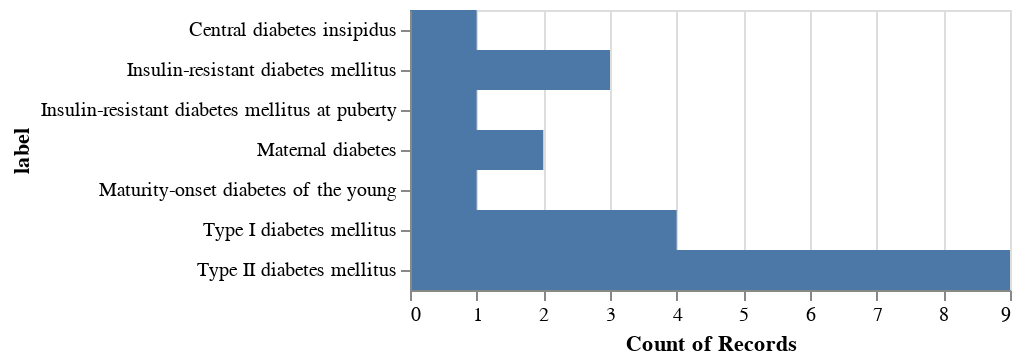

Here is the notebook cell this chart was saved with:
### Code cell
import altair as alt

search_input = alt.param(
    value='',
    bind=alt.binding(
        input='search',
        placeholder="Diseases/symtoms",
        name='Search ',
    )
)
alt.Chart(df.to_pandas()).mark_rect(size=60).encode(
    x='count(synonyms):Q',
    y='label:N',
    # tooltip='Name:N',
    opacity=alt.condition(
        alt.expr.test(alt.expr.regexp(search_input, 'i'), alt.datum.label),
        alt.value(1),
        alt.value(0.05)
    )
).transform_flatten(
    ["label"]
).transform_flatten(
    ["synonyms"]
).add_params(
    search_input
)

### Figure 1 — Vega-Lite specification as saved in the notebook (floating-point values rounded to 4 significant figures)
{"config": {"view": {"continuousWidth": 300, "continuousHeight": 300}}, "data": {"name": "data-821a917ba629671a418260d07d77b640"}, "mark": {"type": "rect", "size": 60}, "encoding": {"x": {"aggregate": "count", "field": "synonyms", "type": "quantitative"}, "y": {"field": "label", "type": "nominal"}}, "params": [{"name": "param_15", "bind": {"input": "search", "placeholder": "Diseases/symtoms", "name": "Search "}, "value": ""}], "transform": [{"flatten": ["label"]}, {"flatten": ["synonyms"]}], "$schema": "https://vega.github.io/schema/vega-lite/v5.8.0.json", "datasets": {"data-821a917ba629671a418260d07d77b640": [{"concept": "obo.HP_0000819", "label": ["Diabetes mellitus"], "iri": "http://purl.obolibrary.org/obo/HP_0000819", "synonyms": [], "name": "HP_0000819", "subclasses": ["obo.HP_0000831", "obo.HP_0001953", "obo.HP_0004904", "obo.HP_0005978", "obo.HP_0009800", "obo.HP_0100651"], "xrefs": ["MSH:D003920", "SNOMEDCT_US:73211009", "UMLS:C0011849"]}, {"concept": "obo.HP_0000831", "label": ["Insulin-resistant diabetes mellitus"], "iri": "http://purl.obolibrary.org/obo/HP_0000831", "synonyms": ["Insulin resistant diabetes", "Insulin resistant diabetes mellitus", "Insulin-resistant diabetes"], "name": "HP_0000831", "subclasses": ["obo.HP_0000857", "obo.HP_0000877"], "xrefs": ["UMLS:C0854110"]}, {"concept": "obo.HP_0000857", "label": ["Neonatal insulin-dependent diabetes mellitus"], "iri": "http://purl.obolibrary.org/obo/HP_0000857", "synonyms": [], "name": "HP_0000857", "subclasses": ["obo.HP_0008255"], "xrefs": ["UMLS:C3278636"]}, {"concept": "obo.HP_0000863", "label": ["Central diabetes insipidus"], "iri": "http://purl.obolibrary.org/obo/HP_0000863", "synonyms": ["Neurohypophyseal diabetes insipidus"], "name": "HP_0000863", "subclasses": [], "xrefs": ["MSH:D020790", "SNOMEDCT_US:45369008", "UMLS:C0687720"]}, {"concept": "obo.HP_0000873", "label": ["Diabetes insipidus"], "iri": "http://purl.obolibrary.org/obo/HP_0000873", "synonyms": [], "name": "HP_0000873", "subclasses": ["obo.HP_0000863", "obo.HP_0009806"], "xrefs": ["MSH:D003919", "SNOMEDCT_US:15771004", "UMLS:C0011848"]}, {"concept": "obo.HP_0000877", "label": ["Insulin-resistant diabetes mellitus at puberty"], "iri": "http://purl.obolibrary.org/obo/HP_0000877", "synonyms": ["Insulin-resistant diabetes mellitus at puberty"], "name": "HP_0000877", "subclasses": [], "xrefs": ["UMLS:C1837792"]}, {"concept": "obo.HP_0004904", "label": ["Maturity-onset diabetes of the young"], "iri": "http://purl.obolibrary.org/obo/HP_0004904", "synonyms": ["Maturity onset diabetes of the young"], "name": "HP_0004904", "subclasses": [], "xrefs": ["MSH:C562772", "SNOMEDCT_US:609561005", "UMLS:C0342276"]}, {"concept": "obo.HP_0005978", "label": ["Type II diabetes mellitus"], "iri": "http://purl.obolibrary.org/obo/HP_0005978", "synonyms": ["Diabetes mellitus Type II", "Diabetes mellitus, noninsulin-dependent", "NIDDM", "NIDDM diabetes mellitus", "Non-insulin dependent diabetes", "Noninsulin dependent diabetes mellitus", "Noninsulin-dependent diabetes", "Type 2 diabetes", "Type II diabetes"], "name": "HP_0005978", "subclasses": ["obo.HP_0008205"], "xrefs": ["MSH:D003924", "SNOMEDCT_US:44054006", "UMLS:C0011860"]}, {"concept": "obo.HP_0008205", "label": ["Insulin-dependent but ketosis-resistant diabetes"], "iri": "http://purl.obolibrary.org/obo/HP_0008205", "synonyms": [], "name": "HP_0008205", "subclasses": [], "xrefs": ["UMLS:C1842404"]}, {"concept": "obo.HP_0008255", "label": ["Transient neonatal diabetes mellitus"], "iri": "http://purl.obolibrary.org/obo/HP_0008255", "synonyms": [], "name": "HP_0008255", "subclasses": [], "xrefs": ["SNOMEDCT_US:237603002", "UMLS:C0342273"]}, {"concept": "obo.HP_0009800", "label": ["Maternal diabetes"], "iri": "http://purl.obolibrary.org/obo/HP_0009800", "synonyms": ["Maternal diabetes", "gestational diabetes"], "name": "HP_0009800", "subclasses": [], "xrefs": ["MSH:D016640", "SNOMEDCT_US:11687002", "UMLS:C0085207", "UMLS:C4020778"]}, {"concept": "obo.HP_0009806", "label": ["Nephrogenic diabetes insipidus"], "iri": "http://purl.obolibrary.org/obo/HP_0009806", "synonyms": [], "name": "HP_0009806", "subclasses": [], "xrefs": ["MSH:D018500", "SNOMEDCT_US:111395007", "UMLS:C0162283"]}, {"concept": "obo.HP_0100651", "label": ["Type I diabetes mellitus"], "iri": "http://purl.obolibrary.org/obo/HP_0100651", "synonyms": ["Diabetes mellitus Type I", "Juvenile diabetes mellitus", "Type 1 diabetes", "Type I diabetes"], "name": "HP_0100651", "subclasses": [], "xrefs": ["MSH:D003922", "SNOMEDCT_US:46635009", "UMLS:C0011854"]}]}}
